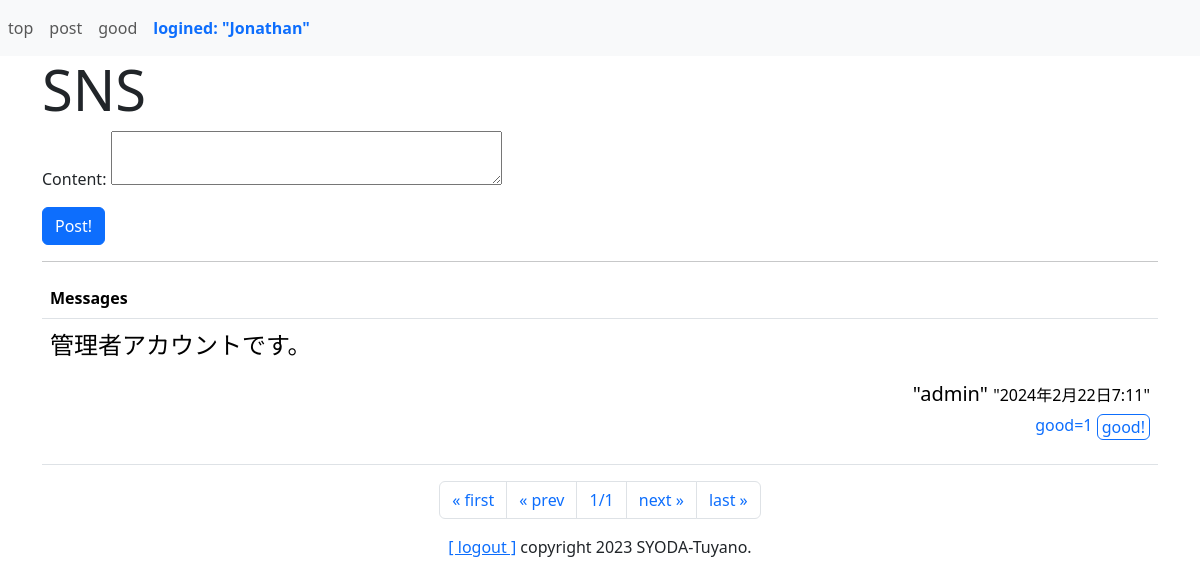
The page /sns/ (signed in) on the database its author committed.
### sns/models.py (models this page shows, shortened)
class Message(models.Model):
    owner = models.ForeignKey(User, on_delete=models.CASCADE, \
        related_name='message_owner')
    content = models.TextField(max_length=1000)
    good_count = models.IntegerField(default=0)
    pub_date = models.DateTimeField(auto_now_add=True)
    class Meta:
        ordering = ('-pub_date',)

### sns/views.py (the view)
# urls.py: path("", views.index, name="index"),
@login_required(login_url="/admin/login/")
def index(request, page=1):
    max = 10
    form = MessageForm()
    msgs = Message.objects.all()
    paginate = Paginator(msgs, max)
    page_items = paginate.get_page(page)
    params = {
        "login_user":request.user,
        "form": form,
        "contents":page_items,
    }
    return render(request, "sns/index.html", params)

### sns/forms.py
class MessageForm(forms.ModelForm):
    class Meta:
        model = Message
        fields = ["content"]
        widgets = {
            "content": forms.Textarea(attrs={"class":"from-control","rows":2})
        }

### sns/templates/sns/index.html (shortened to what this page needs)
{% extends "sns/layout.html" %}
{% block header %}
<h1 class="display-4 text-praimary">SNS</h1>
{% endblock %}
{% block content %}
<form action="{% url 'post' %}" method="post">
    {{form.as_p}}
    <tr><th></th></td>
    <button class="btn btn-primary">Post!</button>
</form>
<hr>
<table class="table mt-3">
    <tr><th>Messages</th></tr>
{% for item in contents %}
    <tr><td>
    <p class="fs-4 my-0">
        {{item.content}}</p>
    <p class="my-0 text-end">
        <span class="fs-5">
            "{{item.owner.username}}"
        </span>
        <span class="fs-6">
            "{{item.pub_date}}"
        </span></p>
    <p class="mt-1 fs-6 text-end">
    <span class="h6 text-primary">
        good={{item.good_count}}
    </span>
    <span class="float-right">
        {% if item.owner != login_user %}
            <a href="{% url 'good' item.id %}">
                <button class="py-0 px-1 btn btn-outline-primary">
                    good!</button></a>
        {% endif %}
    </span>
    </p>
</td></tr>
{% endfor %}
</table>
<ul class="pagination justify-content-center">
    {% if contents.has_previous %}
    <li class="page-item">
        <a class="page-link" href="/sns/">
        &laquo; first</a>
    </li>
    <li class="page-item">
        <a class="page-link"
        href="/sns/{{contents.previous_page_number}}">
        &laquo; prev</a>
    </li>
    {% else %}
    <li class="page-item">
        <a class="page-link">
        &laquo; first</a>
    </li>
    <li class="page-item">
        <a class="page-link">
        &laquo; prev</a>
    </li>
    {% endif %}
    <li class="page-item">
        <a class="page-link">
            {{contents.number}}/{{contents.paginator.num_pages}}</a>
    </li>
    {% if contents.has_next %}
    <li class="page-item">
        <a class="page-link"
        href="/sns/{{contents.next_page_number }}">
        next &raquo;</a>
    </li>
    <li class="page-item">
        <a class="page-link"
        href="/sns/{{contents.paginator.num_pages}}">
        last &raquo;</a>
    </li>
    {% else %}
    <li class="page-item">
        <a class="page-link">next &raquo;</a>
    </li>
    <li class="page-item">
        <a class="page-link">last &raquo;</a>
    </li>
    {% endif %}
</ul>
{% endblock %}

### sns/templates/sns/layout.html (shortened to what this page needs)
{% load static %}
<!DOCTYPE html>
<html lang="ja">
<head>
    <link href="https://cdn.jsdelivr.net/npm/bootstrap/dist/css/bootstrap.css"
    rel="stylesheet">
</head>
<body>
    <nav class="navbar fixed-top navbar-expand navbar-light bg-light">
    <ul style="width:100%" class="navbar-nav mr-auto">
        <li class="nav-item">
            <a class="nav-link" href="{% url 'index' %}">top</a>
        </li>
        <li class="nav-item">
            <a class="nav-link" href="{% url 'post' %}">post</a>
        </li>
        <li class="nav-item">
            <a class="nav-link" href="{% url 'goods' %}">good</a>
        </li>
        <li class="nav-item nav-link fw-bold text-primary">
            logined: "{{login_user}}"</li>
    </ul>
    </nav>
    <div class="container">
        <div>
            {% block header %}
            {% endblock %}
        </div>
        <div class="content">
            {% block content %}
            {% endblock %}
        </div>
        <div class="my-3 text-center">
            <span class="font-weight-bold">
                <a href="/admin/logout?next=/sns/">
                    [ logout ]</a></span>
            <span class="float-right">copyright 2023
                SYODA-Tuyano.</span>
        </div>
    </div>
</body>
</html>

### sns/templates/sns/layout.html (style rules this page uses)
.navbar { position: relative; z-index: 1; }
.container { position:relative; z-index: 2; }

### rows shown on the page
Message: content "管理者アカウントです。", owner.username "admin", pub_date "2024年2月22日7:11", good_count "1", shows "good!"

### other values the page prints
{{ login_user }} "Jonathan"
{{ contents.number }} "1"
{{ contents.paginator.num_pages }} "1"
